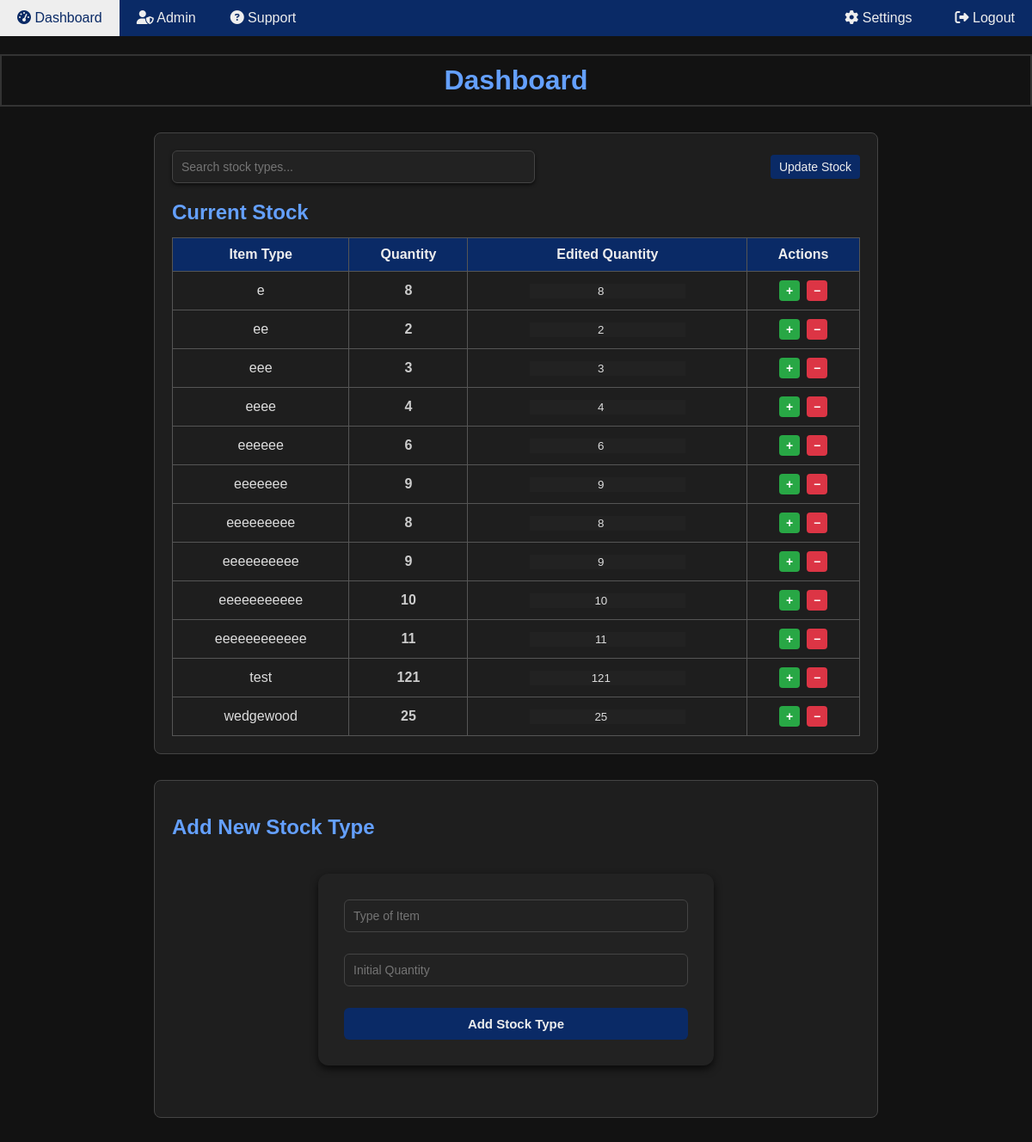
The app's page / (signed in), older data.
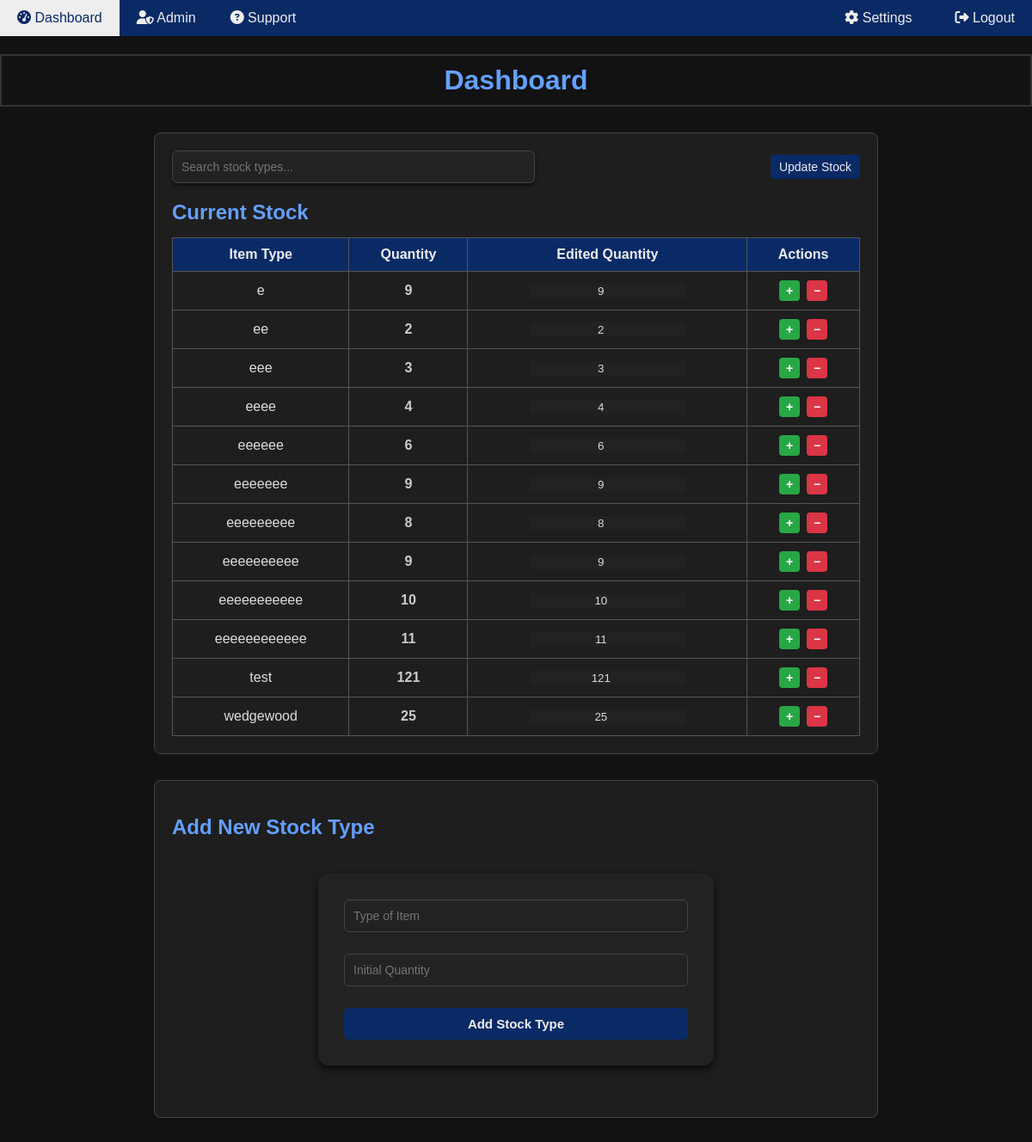
The same page, newer data.
### tables this page shows
CREATE TABLE stock (
            id INTEGER PRIMARY KEY AUTOINCREMENT,
            type TEXT NOT NULL,
            quantity INTEGER NOT NULL DEFAULT 1
        );

### app/routes/dashboard.py (the view)
@dashboard_bp.route('/')
def dashboard():
    if 'user_id' not in session:
        return redirect(url_for('auth.login'))
    conn = get_db_connection()
    cursor = conn.cursor()
    cursor.execute('SELECT * FROM stock')
    stock_items = cursor.fetchall()
    return render_template(
        'dashboard.html',
        stock_items=stock_items,
        session=session,
    )

### app/db.py (called while the page is built)
def get_db_connection():
    if 'db' not in g:
        g.db = sqlite3.connect(current_app.config['DATABASE_PATH'])
        g.db.row_factory = sqlite3.Row
    return g.db

def close_db_connection(e=None):
    db = g.pop('db', None)
    if db is not None:
        db.close()

### SSClient/templates/dashboard.html (shortened to what this page needs)
<!DOCTYPE html>
<html lang="en">
<head>
    <link rel="stylesheet" href="{{ url_for('static', filename='css/' + ('style-dark.css' if current_theme == 'dark' else 'style.css')) }}">
    <link rel="stylesheet" href="https://cdnjs.cloudflare.com/ajax/libs/font-awesome/6.5.0/css/all.min.css">
</head>
<body>
    <div class="navbar">
        <a href="/"><i class="fas fa-tachometer-alt"></i> Dashboard</a>
        {% if session.get('privilege') == 'admin' %}
            <a href="/admin"><i class="fas fa-user-shield"></i> Admin</a>
        {% endif %}
        <a href="/support"><i class="fa-solid fa-circle-question"></i> Support</a>
        <div class="navsettings">
            <a href="/settings"><i class="fas fa-cog"></i> Settings</a>
            {% if 'user_id' in session %}
                <a href="/logout"><i class="fas fa-sign-out-alt"></i> Logout</a>
            {% endif %}
        </div>
    </div>
    <h1>Dashboard</h1>
    <section>
        <div class="stock-toolbar">
            <div class="stock-search-bar">
                <input
                    type="text"
                    id="stock-search"
                    placeholder="Search stock types..."
                    oninput="filterStockTable()"
                >
            </div>
            {% if session.get('privilege') in ['admin', 'store team'] %}
                <form method="POST" action="/update_stock_batch" onsubmit="prepareUpdateData(event)">
                    <button class="btn" type="submit">Update Stock</button>
                </form>
            {% endif %}
        </div>
        <h2>Current Stock</h2>
        <table class="stock-table">
            <thead>
                <tr>
                    <th>Item Type</th>
                    <th>Quantity</th>
                    {% if session.get('privilege') in ['admin', 'store team'] %}
                        <th>Edited Quantity</th>
                        <th>Actions</th>
                    {% endif %}
                </tr>
            </thead>
            <tbody>
                {% for item in stock_items %}
                <tr data-item-id="{{ item.id }}">
                    <td>{{ item.type }}</td>
                    <td class="saved-quantity">{{ item.quantity }}</td>
                    {% if session.get('privilege') in ['admin', 'store team'] %}
                        <td>
                            <input type="number"
                                value="{{ item.quantity }}"
                                min="0"
                                class="quantity-input"
                                data-original="{{ item.quantity }}">
                        </td>
                        <td>
                            <div class="quantity-btn-group">
                                <button type="button" class="quantity-btn plus" onclick="changeQuantity(this, 1)">+</button>
                                <button type="button" class="quantity-btn minus" onclick="changeQuantity(this, -1)">−</button>
                            </div>
                        </td>
                    {% endif %}
                </tr>
                {% endfor %}
            </tbody>
        </table>
    </section>
    {% if session.get('privilege') in ['admin', 'store team'] %}
    <section>
        <h2>Add New Stock Type</h2>
        <form id="add-stock-form" method="POST" action="/add_stock_type" class="form-container">
            <input type="text" id="new-type-input" name="new_type" placeholder="Type of Item" required>
            <input type="number" id="initial-quantity-input" name="initial_quantity" placeholder="Initial Quantity" required min="1">
            <button class="btn" type="submit">Add Stock Type</button>
        </form>
    </section>
    {% endif %}
</body>
</html>

### SSClient/static/css/style-dark.css (style rules this page uses)
body { margin: 0; font-family: Arial, sans-serif; background-color: #121212; color: #ddd; }
h1 { border: 2px solid #333; color: #64a0ff; text-align: center; padding: 10px; }
.navbar { background-color: #0a2a66; overflow: hidden; display: flex; justify-content: left; height: 42px; align-items: center; }
.navbar > a { color: #eee; padding: 14px 20px; text-decoration: none; display: block; }
.navbar .navsettings { margin-left:auto; }
.navbar .navsettings { margin-left: auto; display: flex; gap: 10px; align-items: center; }
.navbar .navsettings a { color: #eee; padding: 14px 20px; text-decoration: none; display: block; }
section { margin: 30px auto; padding: 20px; max-width: 800px; border: 1px solid #444; border-radius: 8px; background-color: #1e1e1e; }
section h2 { color: #64a0ff; margin-bottom: 15px; }
.stock-table { width: 100%; border-collapse: collapse; }
.stock-table th, .stock-table td { border: 1px solid #555; padding: 10px; text-align: center; vertical-align: middle; }
.stock-table th { background-color: #0a2a66; color: #eee; }
form { display: flex; gap: 10px; flex-wrap: wrap; }
form input, form button { padding: 6px 10px; font-size: 14px; background-color: #222; color: #ddd; border: 1px solid #444; }
form button { background-color: #0a2a66; color: #eee; border: none; cursor: pointer; border-radius: 4px; }
.saved-quantity { font-weight: bold; color: #ccc; }
.quantity-input { background-color: #222; border: none; text-align: center; color: #ddd; }
.form-container, .login-container { margin: 40px auto; padding: 30px; max-width: 400px; background: #222; border-radius: 12px; box-shadow: 0 4px 10px rgba(0, 0, 0, 0.7); }
.form-container input[type="email"], .form-container input[type="text"], .form-container input[type="number"], .form-container input[type="password"], .login-container input[type="email"], .login-container input[type="password"] { width: 100%; padding: 10px; margin-bottom: 15px; border-radius: 6px; border: 1px solid #444; box-sizing: border-box; background-color: #222; color: #ddd; }
.form-container button, .login-container button { width: 100%; padding: 10px; background-color: #0a2a66; border: none; border-radius: 6px; color: #eee; font-weight: bold; cursor: pointer; font-size: 15px; }
.stock-toolbar { display: flex; justify-content: space-between; align-items: center; gap: 20px; margin-bottom: 20px; flex-wrap: wrap; }
.stock-search-bar { flex: 1; max-width: 400px; }
#stock-search { width: 100%; padding: 10px; font-size: 14px; border: 1px solid #444; border-radius: 6px; box-shadow: 0 2px 4px rgba(0,0,0,0.6); font-family: inherit; outline: none; background-color: #222; color: #ddd; }
.stock-toolbar form { flex-shrink: 0; }
.quantity-btn { font-size: 14px; font-weight: bold; border: none; border-radius: 4px; color: white; cursor: pointer; transition: background-color 0.2s ease; padding: 4px 8px; margin: 0 2px; display: inline-block; }
.quantity-btn.plus { background-color: #28a745; }
.quantity-btn-group { display: flex; justify-content: center; gap: 4px; }
.quantity-btn.minus, .quantity-btn.delete { background-color: #dc3545; }

Row changes from the older to the newer data that the page shows:
changed stock (number 1 of 12 on the later page): quantity "8" → "9"
